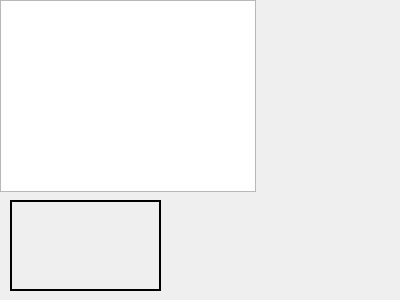
<?xml version="1.0" encoding="UTF-8"?>
<ui version="4.0">
 <class>Widget</class>
 <widget class="QWidget" name="Widget">
  <property name="geometry">
   <rect>
    <x>0</x>
    <y>0</y>
    <width>400</width>
    <height>300</height>
   </rect>
  </property>
  <property name="windowTitle">
   <string>Widget</string>
  </property>
  <widget class="QStackedWidget" name="stackedWidget">
   <property name="geometry">
    <rect>
     <x>0</x>
     <y>0</y>
     <width>401</width>
     <height>301</height>
    </rect>
   </property>
   <property name="currentIndex">
    <number>0</number>
   </property>
   <widget class="QWidget" name="page_4">
    <widget class="QTextBrowser" name="textBrowser">
     <property name="geometry">
      <rect>
       <x>0</x>
       <y>0</y>
       <width>256</width>
       <height>192</height>
      </rect>
     </property>
    </widget>
    <widget class="QLabel" name="label_img">
     <property name="geometry">
      <rect>
       <x>10</x>
       <y>200</y>
       <width>151</width>
       <height>91</height>
      </rect>
     </property>
     <property name="frameShape">
      <enum>QFrame::WinPanel</enum>
     </property>
     <property name="text">
      <string/>
     </property>
    </widget>
   </widget>
   <widget class="QWidget" name="page_6">
    <widget class="QTabWidget" name="tabWidget">
     <property name="geometry">
      <rect>
       <x>0</x>
       <y>0</y>
       <width>161</width>
       <height>121</height>
      </rect>
     </property>
     <property name="currentIndex">
      <number>1</number>
     </property>
     <widget class="QWidget" name="tab">
      <attribute name="title">
       <string>百度</string>
      </attribute>
     </widget>
     <widget class="QWidget" name="tab_3">
      <attribute name="title">
       <string>必应</string>
      </attribute>
     </widget>
     <widget class="QWidget" name="tab_2">
      <attribute name="title">
       <string>谷歌</string>
      </attribute>
     </widget>
    </widget>
   </widget>
   <widget class="QWidget" name="page_5">
    <widget class="QToolBox" name="toolBox">
     <property name="geometry">
      <rect>
       <x>10</x>
       <y>10</y>
       <width>101</width>
       <height>181</height>
      </rect>
     </property>
     <property name="currentIndex">
      <number>0</number>
     </property>
     <widget class="QWidget" name="page">
      <property name="geometry">
       <rect>
        <x>0</x>
        <y>0</y>
        <width>101</width>
        <height>118</height>
       </rect>
      </property>
      <attribute name="label">
       <string>家人</string>
      </attribute>
      <widget class="QPushButton" name="pushButton_13">
       <property name="geometry">
        <rect>
         <x>10</x>
         <y>0</y>
         <width>80</width>
         <height>15</height>
        </rect>
       </property>
       <property name="text">
        <string>PushButton</string>
       </property>
      </widget>
     </widget>
     <widget class="QWidget" name="page_2">
      <property name="geometry">
       <rect>
        <x>0</x>
        <y>0</y>
        <width>101</width>
        <height>118</height>
       </rect>
      </property>
      <attribute name="label">
       <string>朋友</string>
      </attribute>
      <widget class="QToolButton" name="toolButton">
       <property name="geometry">
        <rect>
         <x>10</x>
         <y>10</y>
         <width>32</width>
         <height>16</height>
        </rect>
       </property>
       <property name="text">
        <string>...</string>
       </property>
      </widget>
     </widget>
     <widget class="QWidget" name="page_3">
      <attribute name="label">
       <string>老师</string>
      </attribute>
      <widget class="QRadioButton" name="radioButton">
       <property name="geometry">
        <rect>
         <x>10</x>
         <y>10</y>
         <width>69</width>
         <height>15</height>
        </rect>
       </property>
       <property name="text">
        <string>RadioButton</string>
       </property>
      </widget>
      <widget class="QRadioButton" name="radioButton_2">
       <property name="geometry">
        <rect>
         <x>10</x>
         <y>40</y>
         <width>69</width>
         <height>15</height>
        </rect>
       </property>
       <property name="text">
        <string>RadioButton</string>
       </property>
      </widget>
     </widget>
    </widget>
   </widget>
  </widget>
 </widget>
 <layoutdefault spacing="6" margin="11"/>
 <resources/>
 <connections/>
</ui>
